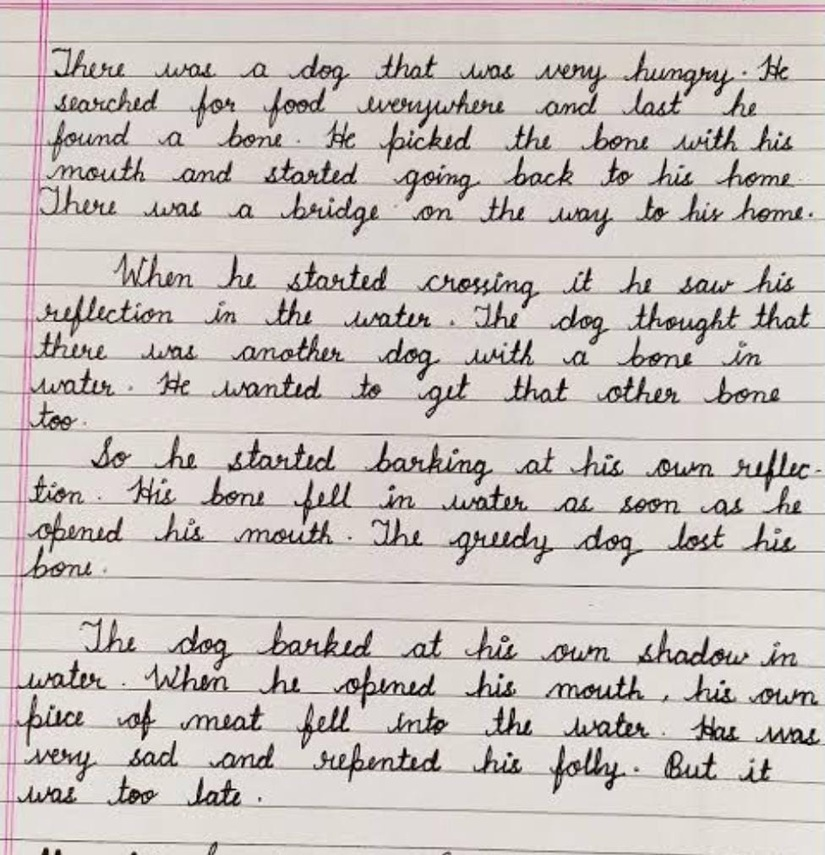
#> input picture input_Try1.jpg, 825 x 855 px, shrunk from 976 x 1011 before the run
$ python Handwritting.py
#> lines starting #> are read from the running program, lines starting #| are printed output that depends on the picture; after the words box and inside, x2 and y2 are one past the last pixel; in counts of white or black regions, pixels touching at a corner belong together
import os
import base64
import cv2
import numpy as np
from google.cloud import vision
from reportlab.lib.pagesizes import letter
from reportlab.platypus import SimpleDocTemplate, Paragraph, Spacer
from reportlab.lib.styles import getSampleStyleSheet, ParagraphStyle
from reportlab.lib.units import inch
from reportlab.lib.enums import TA_JUSTIFY
from reportlab.pdfbase import pdfmetrics
from reportlab.pdfbase.ttfonts import TTFont
from datetime import datetime

# 🔐 Load base64-encoded credentials from environment variable (used in GitHub deployment)
base64_creds = os.getenv("GCLOUD_CREDENTIALS_BASE64")
if base64_creds:
    with open("credentials.json", "wb") as f:
        f.write(base64.b64decode(base64_creds))
    os.environ["GOOGLE_APPLICATION_CREDENTIALS"] = "credentials.json"
else:
    # Fallback for local development if not using GitHub Secrets
    if not os.environ.get("GOOGLE_APPLICATION_CREDENTIALS"):
        os.environ["GOOGLE_APPLICATION_CREDENTIALS"] = "handwrittenpersonal-ee760a4396bf.json"

# ✅ Register Times New Roman font (requires times.ttf in directory)
pdfmetrics.registerFont(TTFont('Times-Roman', 'times.ttf'))
#> (this line was passed over: reportlab is not available in this run)
#> the answer given: input_Try1.jpg

def preprocess_image(image_path):
    """Preprocess the image to enhance OCR accuracy."""
#> called with image_path = 'input_Try1.jpg'
    image = cv2.imread(image_path)
#> image is the input picture: shape (855, 825, 3); mean B, G, R 191.5, 195, 202.6
    if image is None:
        raise FileNotFoundError(f"Image at {image_path} not found.")

    gray = cv2.cvtColor(image, cv2.COLOR_BGR2GRAY)
    blurred = cv2.GaussianBlur(gray, (5, 5), 0)
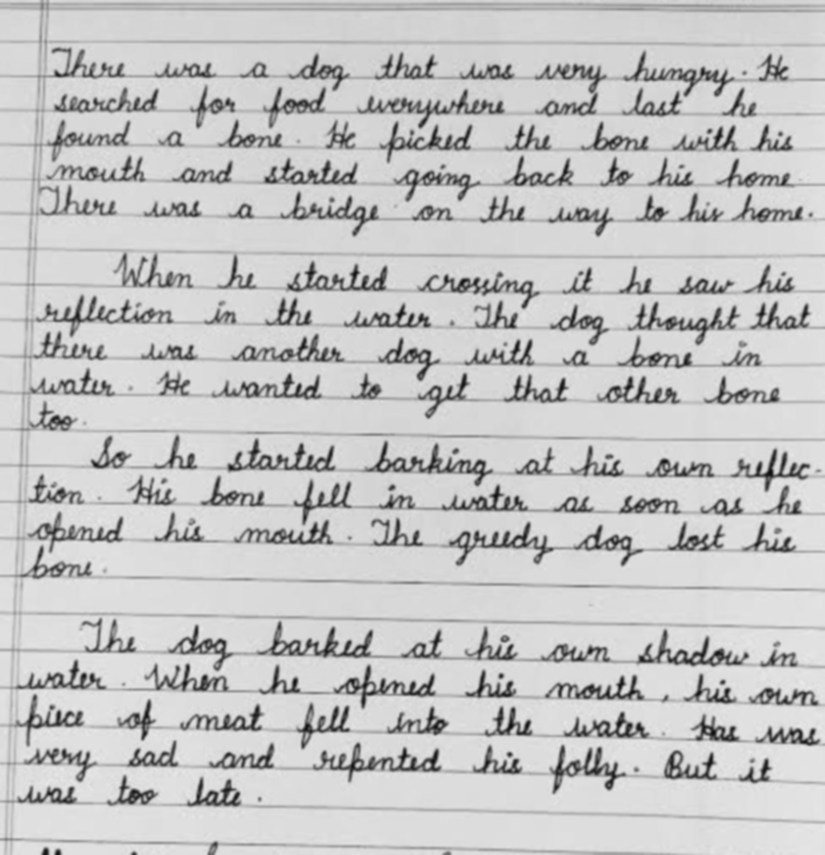
#> blurred: shape (855, 825); min 12, max 233, mean 196.9
    thresh = cv2.adaptiveThreshold(
        blurred, 255, cv2.ADAPTIVE_THRESH_GAUSSIAN_C, cv2.THRESH_BINARY, 11, 2
    )
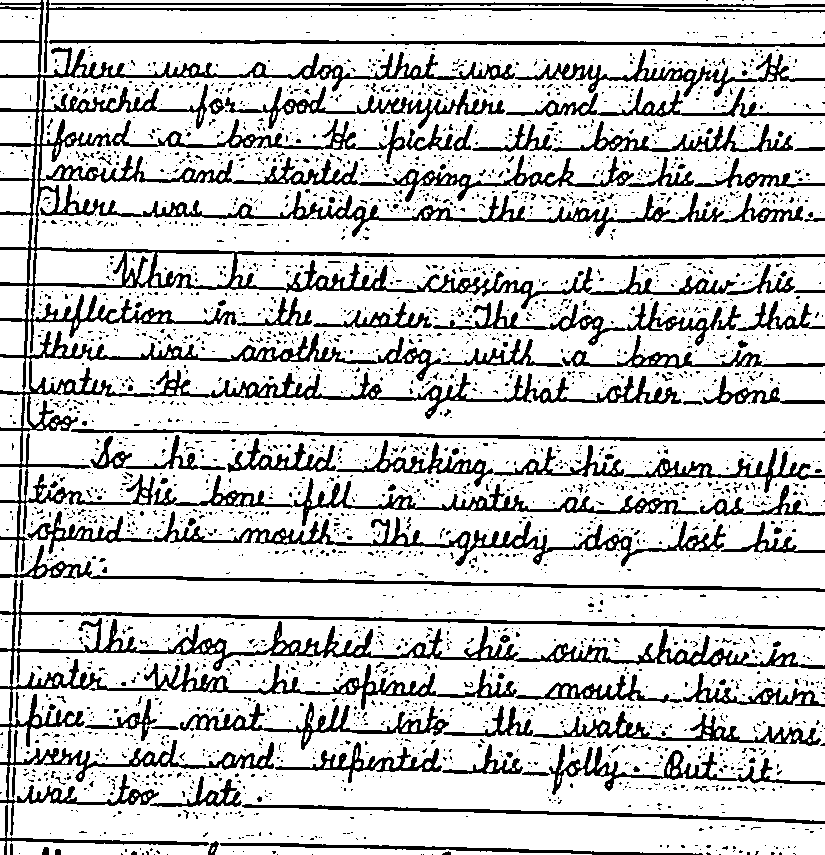
#> thresh: shape (855, 825); 80.2% white; 2844 black regions (2722 under 20 px), largest, box (x1, y1, x2, y2) and area: (0, 0, 825, 469) 39704, (0, 580, 825, 836) 18027, (27, 511, 726, 567) 5633

    preprocessed_path = 'processed_note.png'
    cv2.imwrite(preprocessed_path, thresh)
    return preprocessed_path

def recognize_text(image_path):
    """Extract handwritten text from image using Google Cloud Vision."""
    client = vision.ImageAnnotatorClient()
    with open(image_path, 'rb') as image_file:
        content = image_file.read()

    image = vision.Image(content=content)
    response = client.document_text_detection(image=image)

    if response.error.message:
        raise Exception(f"Vision API error: {response.error.message}")

    return response.full_text_annotation.text if response.full_text_annotation.text else "No text detected."

def generate_pdf(text, output_path='handwritten_output.pdf'):
    """Generate a justified PDF using ReportLab and Times New Roman font."""
    doc = SimpleDocTemplate(output_path, pagesize=letter)
    styles = getSampleStyleSheet()

    title_style = ParagraphStyle(
        name='Title',
        fontName='Times-Roman',
        fontSize=18,
        leading=22,
        alignment=1,  # Center
        spaceAfter=12
    )

    body_style = ParagraphStyle(
        name='Body',
        fontName='Times-Roman',
        fontSize=12,
        leading=16,
        alignment=TA_JUSTIFY,
        spaceAfter=12
    )

    content = []
    title = Paragraph("Handwritten Notes to Digital Text", title_style)
    content.append(title)
    content.append(Spacer(1, 0.2 * inch))

    date_str = datetime.now().strftime("%B %d, %Y")
    content.append(Paragraph(f"Generated on: {date_str}", body_style))
    content.append(Spacer(1, 0.2 * inch))

    for para in text.strip().split('\n'):
        if para.strip():
            content.append(Paragraph(para.strip(), body_style))

    doc.build(content)
    print(f"✅ PDF generated at: {output_path}")

def main():
    """Main function to handle image input, OCR processing, and PDF generation."""
    try:
        image_path = input("Enter the path to the handwritten note image (e.g., note.png): ").strip()
        if not os.path.isfile(image_path):
            raise FileNotFoundError(f"No such file: {image_path}")

        preprocessed_path = preprocess_image(image_path)
        print("🛠️ Image preprocessing complete...")

        text = recognize_text(preprocessed_path)
        print("\n📄 Extracted Text:\n", text)

        generate_pdf(text, 'handwritten_output.pdf')

        if os.path.exists(preprocessed_path):
            os.remove(preprocessed_path)

    except Exception as e:
        print(f"❌ An error occurred: {e}")

if __name__ == "__main__":
    main()
